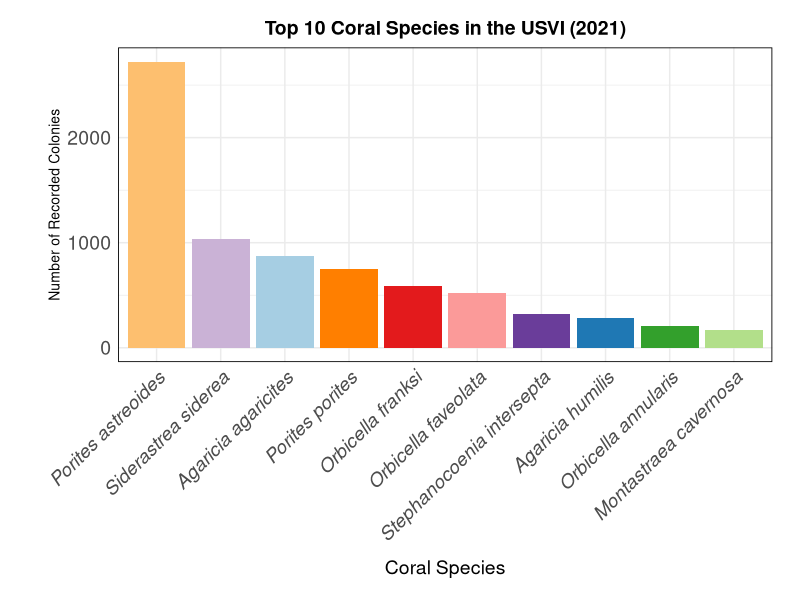
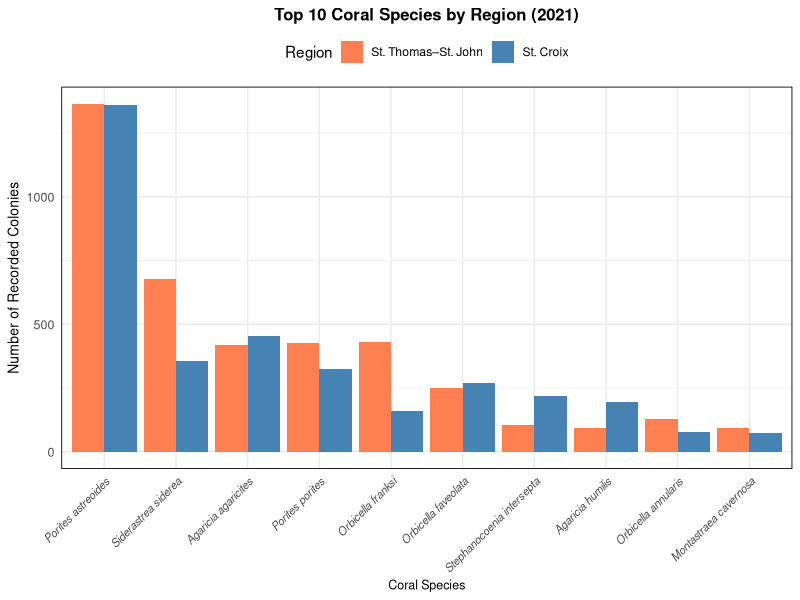

Here is the R script that generated these plots, in order:
## ---- chunk 1

#| label: load-data
#| echo: false
#| message: false
#| warning: false

suppressWarnings(
  suppressPackageStartupMessages(
    library(tidyverse)
  )
)

coral_data <- read_csv(
  "data/NCRMP_USVI2021_Benthic_Data02_CoralDemographics.csv",
  show_col_types = FALSE
)

## ---- chunk 2
#| label: clean-coral-data
#| echo: true
#| code-fold: true

coral_clean <- coral_data %>%
  filter(N == 1)
## ---- chunk 3
#| fig-cap: "Most frequently recorded coral species during the 2021 NOAA NCRMP surveys."
#| echo: true
#| code-fold: true
#| fig-width: 12
#| fig-height: 6


top_species <- coral_clean %>%
  filter(!is.na(SPECIES_NAME)) %>%
  count(SPECIES_NAME, sort = TRUE) %>%
  slice_head(n = 10)

coral_plot <- ggplot(top_species,
       aes(x = reorder(SPECIES_NAME, -n),
           y = n,
           fill = SPECIES_NAME)) +
  geom_col() +
  scale_fill_brewer(palette = "Paired") +
  labs(
    title = "Top 10 Coral Species in the USVI (2021)",
    x = "Coral Species",
    y = "Number of Recorded Colonies"
  ) +
  theme_minimal() +
  theme(
    plot.title = element_text(
      size = 14,
      face = "bold",
      hjust = 0.5
    ),
    axis.text.x = element_text(
      size = 14,
      angle = 45,
      hjust = 1,
      face = "italic"
    ),
    axis.text.y = element_text(size = 14),
    axis.title.x = element_text(
      size = 14,
      margin = margin(t = 10)
    ),
    axis.title.y = element_text(size = 10),
    panel.border = element_rect(
      color = "black",
      fill = NA,
      linewidth = 0.6
    ),
    plot.margin = margin(15, 20, 15, 35),
    legend.position = "none"
  )

print(coral_plot)
## ---- chunk 4


#| label: regional-coral-summary
#| echo: true
#| code-fold: true

species_region <- coral_clean %>%
  filter(SPECIES_NAME %in% top_species$SPECIES_NAME) %>%
  count(REGION, SPECIES_NAME, name = "colonies") %>%
  mutate(
    SPECIES_NAME = factor(
      SPECIES_NAME,
      levels = top_species$SPECIES_NAME
    )
  )

## ---- chunk 5
#| fig-cap: "Comparison of recorded coral colonies between St. Croix and St. Thomas–St. John during the 2021 NOAA NCRMP surveys."
#| echo: true
#| code-fold: true
#| fig-width: 12
#| fig-height: 6

ggplot(species_region,
       aes(x = SPECIES_NAME,
           y = colonies,
           fill = REGION)) +
  geom_col(position = "dodge") +
  scale_fill_manual(
    values = c("STX" = "steelblue",
               "STTSTJ" = "coral"),
    labels = c("STTSTJ" = "St. Thomas–St. John",
               "STX" = "St. Croix")
  ) +
  labs(
    title = "Top 10 Coral Species by Region (2021)",
    x = "Coral Species",
    y = "Number of Recorded Colonies",
    fill = "Region"
  ) +
  theme_minimal() +
  theme(
    plot.title = element_text(size = 12, face = "bold", hjust = 0.5),
    axis.text.x = element_text(size = 8, angle = 45,
                               hjust = 1, face = "italic"),
    axis.text.y = element_text(size = 9),
    axis.title.x = element_text(size = 9),
    axis.title.y = element_text(size = 10),
    panel.border = element_rect(
      color = "black",
      fill = NA,
      linewidth = 0.6
    ),
    legend.position = "top"
  )
